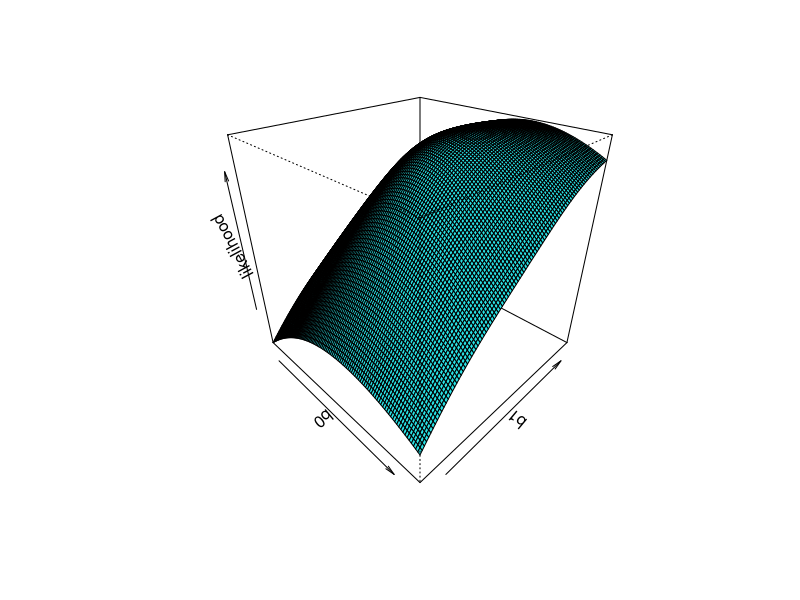
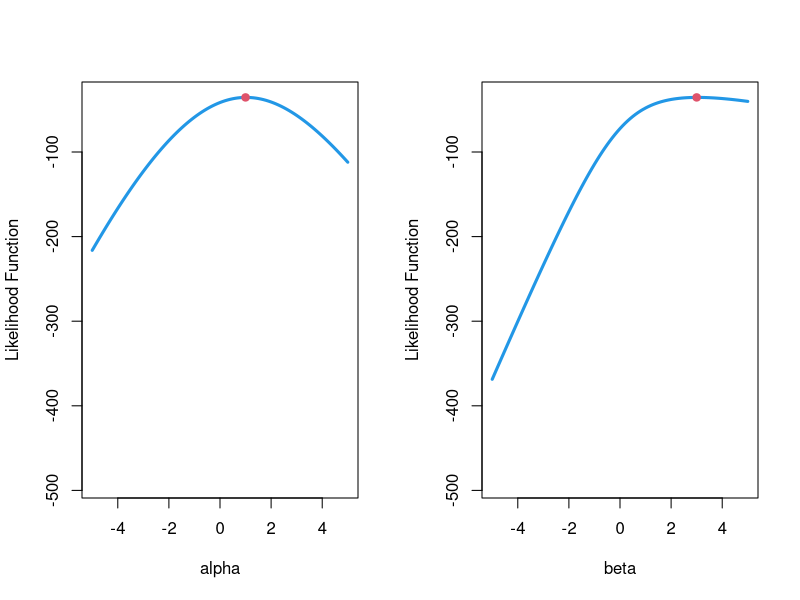

These charts were generated, in order, by the following R code: (Note: this script raises an error after producing the figures.)
# SIMlogit.R 

# One variable simulation of a binary dependent variable y and one independent variable x
# using (1) a user defined numerical function, (2) a user defined function optimized with the
# optim function in R, (3) the generalized linear model function glm in R, (4) a Gibbs sampler

#install.packages("graphics")
library(graphics)

# simulate x1 and set the "true" population values alpha and beta
n <- 100
x1 <- rnorm(n,0,1)
alpha <- 1.250000
beta <- 2.500000

# systematic component of the model
xb <-  alpha + beta * x1

# transform the linear term xb using the logit function so that theta is bound from 0 to 1
theta <-  1 / (1 + exp(-xb))

# generate the dependent variable y with theta and measurment error
#error <- runif(n,0,1)
#y <- ifelse(error < theta,1,0)
y <- rbinom(n, size=1, prob=theta)

# column bind all x variables (there is only one x in this version of the simulation)
x <- cbind(x1)

# generate the number of k variables in the regression
k <- ncol(x) 

# column bind the x variables to a vector of 1s to form the X-variable matrix
X <- cbind(1, x)

# create a likelihood-matrix of possible values for beta0 and beta1 as the corrdinates within that matrix
b0 <- seq(-5, 5, 0.1)  # these sequences should technically range from -Inf to Inf
b1 <- seq(-5, 5, 0.1)  # but we know that the parameter values that maximize the likelihood lie within their range
likelihood <- matrix(NA, nrow=length(b0), ncol=length(b1))

# fill in the values of the matrix using the coordiates in b0 and b1 as possible parameter values that will maximize the likelihood
for(i in 1:length(b0)){
  for(j in 1:length(b1)){ 
    betas <- rbind(b0[i], b1[j])
    mu <- X %*% betas
    likelihood[i,j] <- -sum(log(1 + (exp((1-(2*y))*mu))))
  }
}

# print the maximum value from the matrix, which should approximate the maximum likelihood estimate
max(likelihood)

# determine the coordinates of the maximum value within the matrix
# these coordiates are also the parameters estimates for the values of alpha and beta that maximize the likelihood function
coordinates <- NA
for(i in 1:length(b0)){
  for(j in 1:length(b1)){
    if(max(likelihood)==likelihood[i,j]){
      coordinates <- c(i,j)
    }
  }
}

# find the coordinates from the matrix where the likelihood resides
max(likelihood) == likelihood[coordinates[1], coordinates[2]]

# the coordinates of the likelihood matrix are the parameters alpha and beta that maximize the likelihood function
par <- c(b0[coordinates[1]], b1[coordinates[2]])

# print the maximum likelihood estimates
par

# a faster alternative for finding the maximum value within the matrix
coordinates <- which(max(likelihood)==likelihood, arr.ind = TRUE)
par <- c(b0[coordinates[1]], b1[coordinates[2]])
par


# use the optim function R for faster and more precise results

# create a function that is passed to the optim function below
# par is the initial parameter values that optim starts with to maximize the function
# X is the matrix of covariates with a column of 1s, y is the observed dependent variable
# out the value of the log likelihood function that is returned by the function
logit.ll <- function(par, X, y){
 betas <- par[1:ncol(X)]
 mu <- X %*% betas
 out <- -sum(log(1 + (exp((1-(2*y))*mu))))
 return(out)
}

# pass the user defind function to optim with 0s as starting values for each parameter estimate
optim.out <- optim(par = rep(0,ncol(X)), logit.ll, y = y, X = X, method="BFGS", control=list(fnscale = -1), hessian = TRUE)

se <- sqrt(diag(solve(-optim.out$hessian))) #calculate standard errors
VCV <- solve(-optim.out$hessian) #compute variance-covariance matrix

# print the maximum likelihood, parameter estimates and standard errors of the parameter estimates
optim.out$value
optim.out$par
se

# check the values using the glm function
model <- glm(y ~ x1, binomial(link = "logit"))
logLik(model)
summary(model)$coefficients

# plot the likelihood function in space 
# 3D plot
persp(b0, b1,  likelihood, theta = 45, phi = 30, shade=NA, col=5)

# 2D plots
par(mfrow=c(1,2))
plot(b0, likelihood[,coordinates[2]], type="l", ylim=c(min(likelihood), max(likelihood)), lwd=3, col=4, xlab="alpha", ylab="Likelihood Function")
points(b0[coordinates[1]], likelihood[coordinates[1],coordinates[2]], col=2, pch=19)

plot(b1, likelihood[coordinates[1],], type="l", ylim=c(min(likelihood), max(likelihood)), lwd=3, col=4, xlab="beta", ylab="Likelihood Function")
points(b1[coordinates[2]], likelihood[coordinates[1],coordinates[2]], col=2, pch=19)

# reset the plot window
par(mfrow=c(1,1))



# the code below is modeified from
# http://people.musc.edu/~brn200/r/index_old.html

# this code works but isn't quite right yet

# Number of parms
k<-2

# Prior Mean for Beta
beta0<-c(0,0)

# Prior Cov of Beta (vague)
vbeta0<-diag(10,2)

# Initial Values
fit<-glm(y~x,family=binomial(link=probit))
Beta<-rep(0,k)

# Create vectors to store results
# Number of Iterations of Gibbs Sampler
nsim<-1000

# linear component Variable
z<-rep(0,n)

# Store Results
Betamat<-matrix(0,nrow=nsim,ncol=k)

# priors
prec0<-solve(vbeta0)
vbeta<-solve(prec0+crossprod(X,X))

for (i in 2:nsim) {
    
    # Draw linear component, z, from its full conditional, given y
    muz<-X%*%Beta			# Update Mean of Z
    
    z[y==0]<-qnorm(runif(n,0,pnorm(0,muz,1)),muz,1)[y==0]  # using inverse-CDF method
    z[y==1]<-qnorm(runif(n,pnorm(0,muz,1),1),muz,1)[y==1]
    
    mbeta <- vbeta%*%(prec0%*%beta0+crossprod(X,z))
    Betamat[i,]<-Beta<-c(rmvnorm(1,mbeta,vbeta))
    
    i#f (i%%100==0) print(i)
}

# plots
par(mfrow=c(1,2))
plot(1:nsim,Betamat[,1], type="l", col="lightgreen", ylim=c(0,2.25))
abline(h=mean(Betamat[501:nsim,1]),col="blue4")
plot(1:nsim,Betamat[,2], type="l", col="lightgreen", ylim=c(0,2.25))
abline(h=mean(Betamat[501:nsim,2]),col="blue4")


